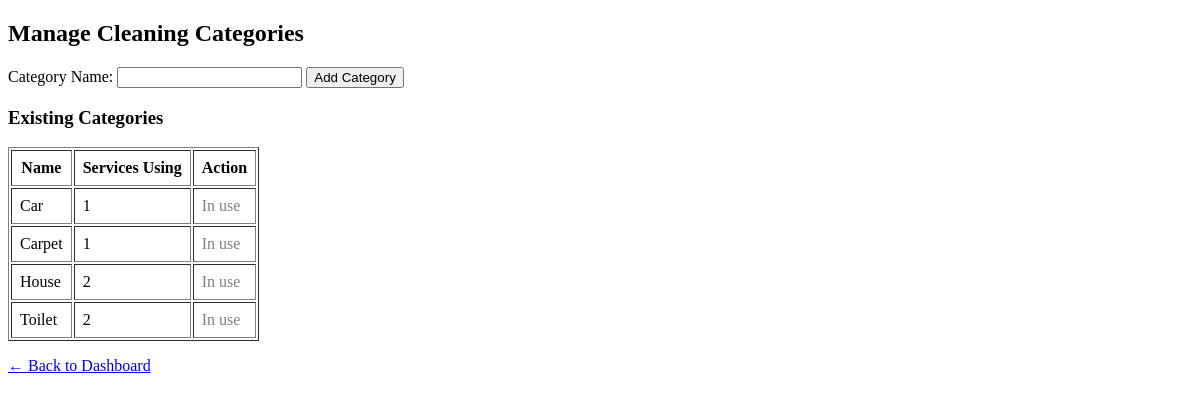
The page /boundary/manage_categories.php (signed in) on the database as committed earlier.
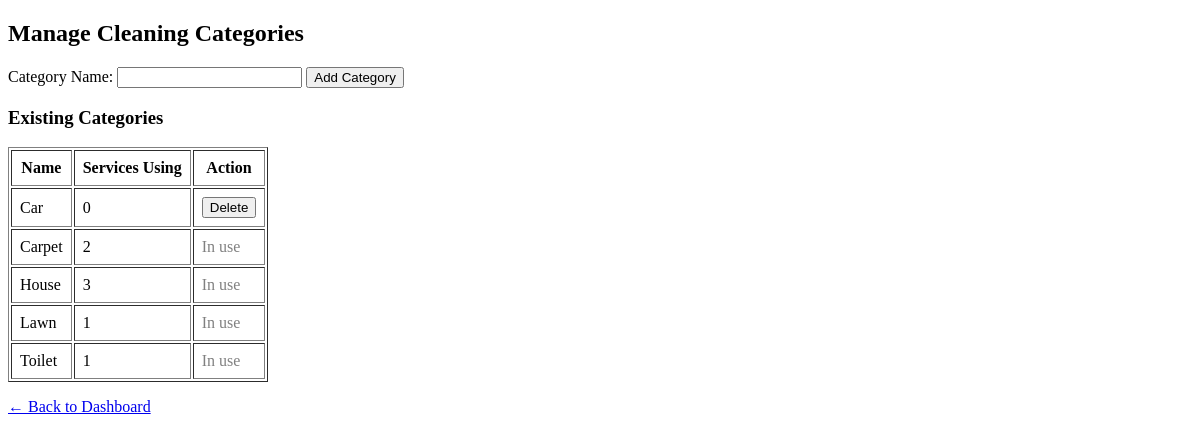
The same page on the database as committed later.
### tables this page shows
CREATE TABLE IF NOT EXISTS `categories` (
  `id` int NOT NULL AUTO_INCREMENT,
  `name` varchar(50) NOT NULL,
  PRIMARY KEY (`id`),
  UNIQUE KEY `name` (`name`)
);

### boundary/manage_categories.php (the view, shortened to what this page needs)
<?php
require_once '../config/db.php';
$query = "
    SELECT c.id, c.name, COUNT(s.id) AS service_count
    FROM categories c
    LEFT JOIN services s ON c.id = s.category_id
    GROUP BY c.id, c.name
    ORDER BY c.name
";
$stmt = $pdo->query($query);
$categories = $stmt->fetchAll();
?>
<!DOCTYPE html>
<html>
<head>
</head>
<body>
    <h2>Manage Cleaning Categories</h2>
    <form method="post">
        Category Name:
        <input type="text" name="category_name" required>
        <button type="submit">Add Category</button>
    </form>
    <h3>Existing Categories</h3>
    <table border="1" cellpadding="8">
        <tr>
            <th>Name</th>
            <th>Services Using</th>
            <th>Action</th>
        </tr>
        <?php foreach ($categories as $cat): ?>
            <tr>
                <td><?= htmlspecialchars($cat['name']) ?></td>
                <td><?= $cat['service_count'] ?></td>
                <td>
                    <?php if ($cat['service_count'] == 0): ?>
                        <form method="post" style="display:inline;">
                            <button type="submit" onclick="return confirm('Are you sure you want to delete this category?')">Delete</button>
                        </form>
                    <?php else: ?>
                        <span style="color:gray;">In use</span>
                    <?php endif; ?>
                </td>
            </tr>
        <?php endforeach; ?>
    </table>
    <p><a href="dashboard_platform.php">← Back to Dashboard</a></p>
</body>
</html>

Rows that differ between the two databases and show on the page:
computed for categories "Car": service_count "1" → "0"; text "In use" → "Delete"
computed for categories "Carpet": service_count "1" → "2"
computed for categories "House": service_count "2" → "3"
added categories: name "Lawn", service_count "1", shows "In use"
computed for categories "Toilet": service_count "2" → "1"
